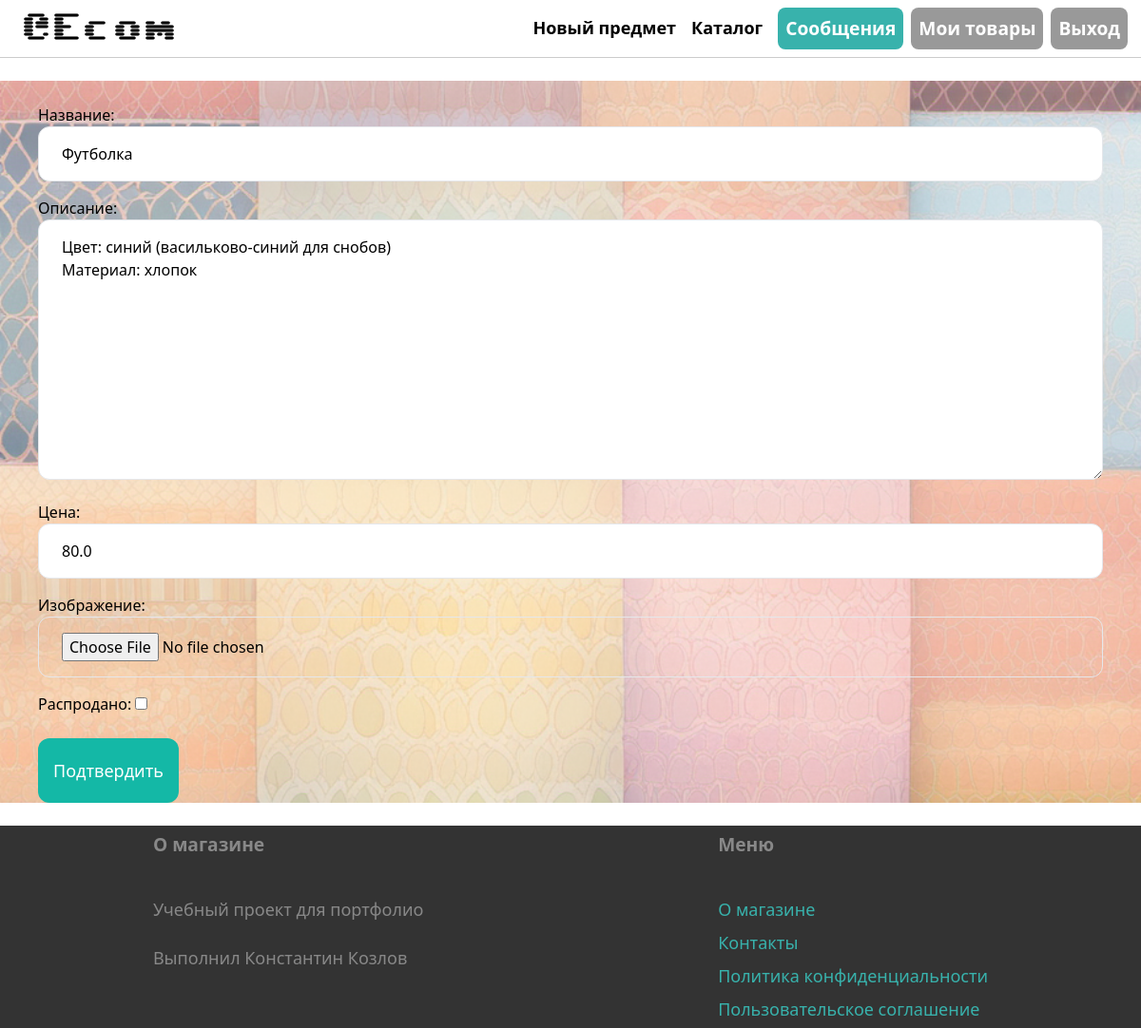
The app's page /items/2/edit/ (signed in) with its own data.
### item/models.py (models this page shows, shortened)
class Item(models.Model):
    category = models.ForeignKey(Category, related_name='items', on_delete=models.CASCADE)
    name = models.CharField(max_length=255)
    description = models.TextField(blank=True, null=True)
    price = models.FloatField()
    image = models.ImageField(upload_to='item_images', blank=True, null=True)
    is_sold = models.BooleanField(default=False)
    created_at = models.DateTimeField(auto_now_add=True)
    created_by = models.ForeignKey(User, related_name='items', on_delete=models.CASCADE)

### item/views.py (the view)
# urls.py: path('<int:pk>/edit/', views.edit, name='edit'),
@login_required
def edit(request, pk):
    item = get_object_or_404(Item, pk=pk, created_by=request.user)
    if request.method == 'POST':
        form = EditItemForm(request.POST, request.FILES, instance=item)
        if form.is_valid():
            form.save()
            return redirect('item:detail', pk=item.id)
    else:
        form = EditItemForm(instance=item)
    return render(request, 'item/form.html', {'form': form, 'title': 'Изменить товар'})

### item/forms.py
class EditItemForm(forms.ModelForm):
    class Meta:
        model = Item
        fields = ('name', 'description', 'price', 'image', 'is_sold')
        labels = {
            'name': 'Название',
            'description': 'Описание',
            'price': 'Цена',
            'image': 'Изображение',
            'is_sold': 'Распродано',
        }
        widgets = {
            'name': forms.TextInput(attrs={'class': INPUT_CLASSES}),
            'description': forms.Textarea(attrs={'class': INPUT_CLASSES}),
            'price': forms.TextInput(attrs={'class': INPUT_CLASSES}),
            'image': forms.FileInput(attrs={'class': INPUT_CLASSES}),
        }

### item/templates/item/form.html (shortened to what this page needs)
{% extends 'core/base.html' %}
{% block content %}
    <form method="post" action="." enctype="multipart/form-data">
        <div class="space-y-4 mx-10">
            {{ form.as_p }}
        </div>
        <button class="ml-10 mt-6 px-4 py-5 text-lg bg-teal-500 hover:bg-teal-700 rounded-xl text-white">Подтвердить</button>
    </form>
{% endblock %}

### static/css/style_base.css (style rules this page uses)
html,body { height: 100%; margin: 0; display: flex; flex-direction: column; min-height: 100vh; }

### static/css/style_items_list.css (style rules this page uses)
body { display: flex; flex-direction: column; min-height: 100vh; }

### records on screen
Item: name "Футболка", description "Цвет: синий (васильково-синий для снобов) Материал: хлопок", price "80.0"
